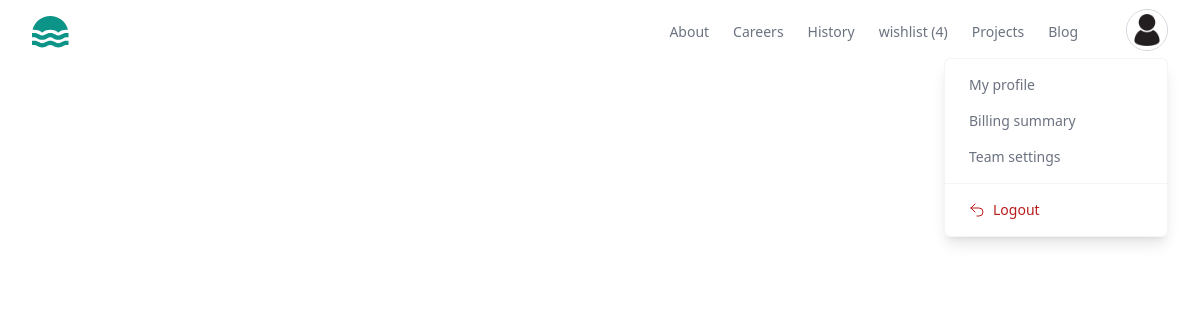
The app's page /mywork/all (signed in), older data.
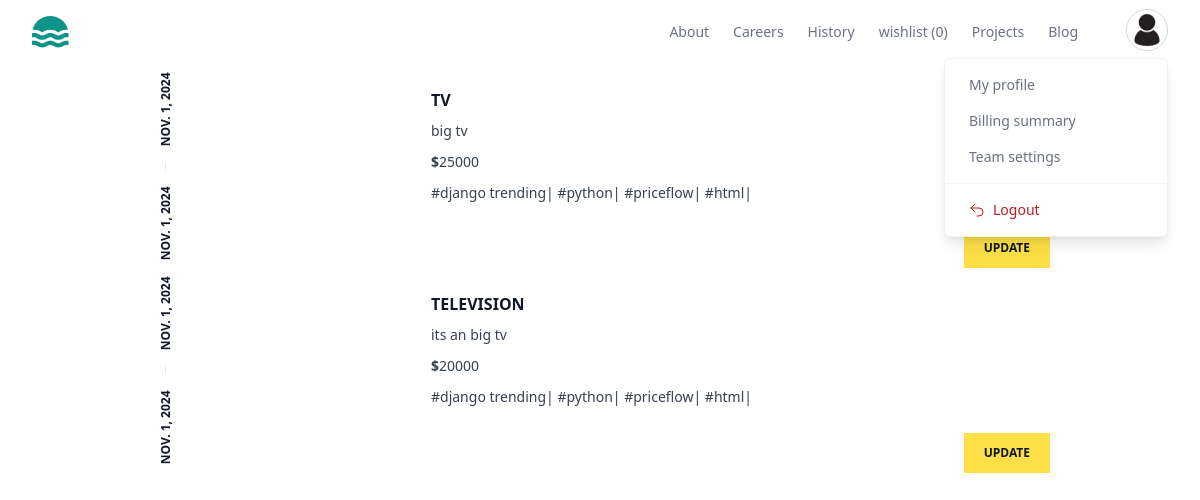
The same page, newer data.
### store/models.py (models this page shows, shortened)
class BaseModel(models.Model):
    created_date=models.DateTimeField(auto_now_add=True)
    updated_date=models.DateTimeField(auto_now=True)
    is_active=models.BooleanField(default=True)

class Project(BaseModel):
    title=models.CharField(max_length=200)
    description=models.TextField()
    preview_image=models.ImageField(upload_to="previewimages",null=True,blank=True)
    price=models.PositiveIntegerField()
    developer=models.ForeignKey(User,on_delete=models.CASCADE)
    files=models.FileField(upload_to="projects",null=True,blank=True)
    tag_objects=models.ManyToManyField(Tag,null=True)
    thumbnail=EmbedVideoField()

class BaseModel(models.Model):
    created_date=models.DateTimeField(auto_now_add=True)
    updated_date=models.DateTimeField(auto_now=True)
    is_active=models.BooleanField(default=True)

class Tag(BaseModel):
    title=models.CharField(max_length=200)

### store/views.py (the view)
# urls.py: path('mywork/all',views.MyprojectListView.as_view(),name="my-work"),
@method_decorator(decs,name="dispatch")
class MyprojectListView(View):
    template_name="my_project_list.html"
    def get(self,request,*args,**kwargs):
        qs=Project.objects.filter(developer=request.user)
        return render(request,self.template_name,{"data":qs})

### store/context_proccessors.py (called while the page is built)
def wishlist_item_count(request):
    count=0
    if request.user.is_authenticated:
        count=request.user.basket.basket_item.filter(is_order_placed=False).count()
    return{"cartitem_count":count}

### store/templates/my_project_list.html (shortened to what this page needs)
{%extends 'base.html'%}
{%load embed_video_tags%}
{%block main_block%}
<div class="w-3/4 mx-auto">
    {%for p in data%}
    <article class="flex bg-white transition hover:shadow-xl">
        <div class="rotate-180 p-2 [writing-mode:_vertical-lr]">
          <time
            datetime="2022-10-10"
            class="flex items-center justify-between gap-4 text-xs font-bold uppercase text-gray-900"
          >
            <span>{{p.created_date|date}}</span>
            <span>{{p.updated_date|date}}</span>
          </time>
        </div>
        <div class="hidden sm:block sm:basis-56">
        </div>
        <div class="flex flex-1 flex-col justify-between">
          <div class="border-s border-gray-900/10 p-4 sm:border-l-transparent sm:p-6">
            <a href="#">
              <h3 class="font-bold uppercase text-gray-900">
                {{p.title}}
              </h3>
            </a>
            <p class="mt-2 line-clamp-3 text-sm/relaxed text-gray-700">
              {{p.description}}
            </p>
            <p class="mt-2 line-clamp-3 text-sm/relaxed text-gray-700">
               <b>$</b>{{p.price}}
            </p>
            <p class="mt-2 line-clamp-3 text-sm/relaxed text-gray-700">
                {%for t in p.tag_objects.all%}
                #{{t.title}}|
                {%endfor%}
             </p>
          </div>
          <div class="sm:flex sm:items-end sm:justify-end">
            <a
              href="{%url 'project-change' p.id%}"
              class="block bg-yellow-300 px-5 py-3 text-center text-xs font-bold uppercase text-gray-900 transition hover:bg-yellow-400"
            >
              Update
            </a>
          </div>
        </div>
      </article>
    {%endfor%}
</div>
{%endblock%}

### store/templates/base.html (shortened to what the changed rows need)
<!DOCTYPE html>
<html lang="en">
<head>
    <script src="https://cdn.tailwindcss.com"></script>
</head>
<body>
    <header class="bg-white">
        <div class="mx-auto max-w-screen-xl px-4 sm:px-6 lg:px-8">
          <div class="flex h-16 items-center justify-between">
            <div class="md:flex md:items-center md:gap-12">
              <nav aria-label="Global" class="hidden md:block">
                <ul class="flex items-center gap-6 text-sm">
                  <li>
                    <a class="text-gray-500 transition hover:text-gray-500/75" href="{%url 'mywish'%}"> wishlist ({{cartitem_count}})</a>
                  </li>
                </ul>
              </nav>
            </div>
          </div>
        </div>
      </header>
     {%block main_block%}
     {%endblock%}
</body>
</html>

Row changes from the older to the newer data that the page shows:
added Project: created_date "NOV. 1, 2024", updated_date "NOV. 1, 2024", title "TV", description "big tv", price "25000"
now on this page (row unchanged): Tag: title "django trending"
now on this page (row unchanged): Tag: title "python"
now on this page (row unchanged): Tag: title "priceflow"
now on this page (row unchanged): Tag: title "html"
added Project: created_date "NOV. 1, 2024", updated_date "NOV. 1, 2024", title "TELEVISION", description "its an big tv", price "20000"
Text that changed along with them:
{{ cartitem_count }}: "4" → "0"
